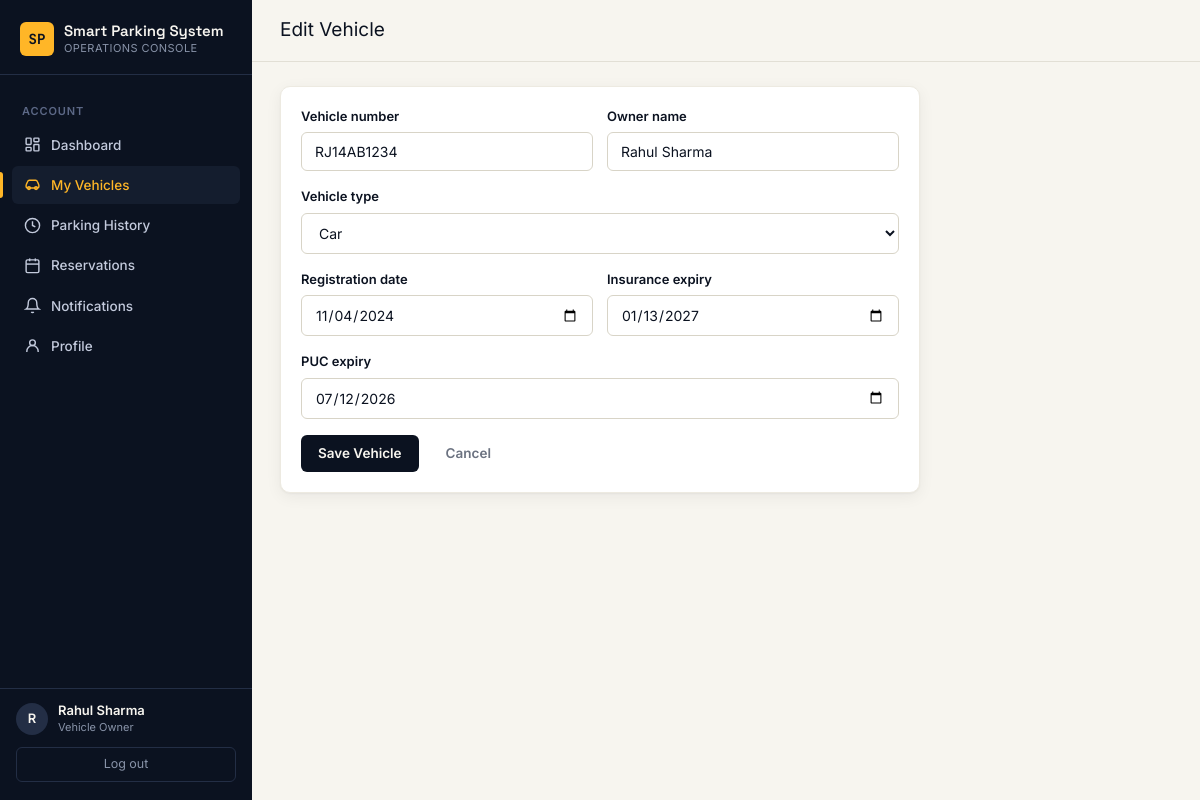
The page /user/vehicles/1/edit (signed in) on the database its author committed.
### models/user.py (models this page shows, shortened)
class User(UserMixin, db.Model):
    __tablename__ = "users"
    id = db.Column(db.Integer, primary_key=True)
    full_name = db.Column(db.String(120), nullable=False)
    email = db.Column(db.String(150), unique=True, nullable=False, index=True)
    phone = db.Column(db.String(20), nullable=True)
    password_hash = db.Column(db.String(255), nullable=False)
    role = db.Column(db.String(20), nullable=False, default="user")  # 'admin' | 'user'
    is_active_account = db.Column(db.Boolean, default=True)
    created_at = db.Column(db.DateTime, default=datetime.utcnow)
    vehicles = db.relationship(
        "Vehicle", backref="owner", lazy=True, cascade="all, delete-orphan"
    )
    notifications = db.relationship(
        "Notification", backref="user", lazy=True, cascade="all, delete-orphan"
    )
    reservations = db.relationship(
        "Reservation", backref="user", lazy=True, cascade="all, delete-orphan"
    )
    @property
    def is_admin(self) -> bool:
        return self.role == "admin"

### models/vehicle.py (models this page shows, shortened)
class Vehicle(db.Model):
    __tablename__ = "vehicles"
    id = db.Column(db.Integer, primary_key=True)
    vehicle_number = db.Column(db.String(20), unique=True, nullable=False, index=True)
    owner_name = db.Column(db.String(120), nullable=False)
    vehicle_type = db.Column(db.String(30), nullable=False, default="Car")  # Car, Bike, Truck, Bus
    registration_date = db.Column(db.Date, nullable=False, default=date.today)
    insurance_expiry = db.Column(db.Date, nullable=False)
    puc_expiry = db.Column(db.Date, nullable=False)
    wallet_balance = db.Column(db.Float, nullable=False, default=500.0)
    user_id = db.Column(db.Integer, db.ForeignKey("users.id"), nullable=False)
    created_at = db.Column(db.DateTime, default=datetime.utcnow)
    parking_sessions = db.relationship(
        "ParkingSession", backref="vehicle", lazy=True, cascade="all, delete-orphan"
    )
    transactions = db.relationship(
        "Transaction", backref="vehicle", lazy=True, cascade="all, delete-orphan"
    )
    reservations = db.relationship(
        "Reservation", backref="vehicle", lazy=True, cascade="all, delete-orphan"
    )
    compliance_logs = db.relationship(
        "ComplianceLog", backref="vehicle", lazy=True, cascade="all, delete-orphan"
    )

### routes/user.py (the view, shortened to what this page needs)
@user_bp.route("/vehicles/<int:vehicle_id>/edit", methods=["GET", "POST"])
@login_required
def edit_vehicle(vehicle_id):
    vehicle = Vehicle.query.filter_by(id=vehicle_id, user_id=current_user.id).first_or_404()
    if request.method == "GET":
        form = VehicleForm(
            vehicle_number=vehicle.vehicle_number,
            owner_name=vehicle.owner_name,
            vehicle_type=vehicle.vehicle_type,
            registration_date=vehicle.registration_date,
            insurance_expiry=vehicle.insurance_expiry,
            puc_expiry=vehicle.puc_expiry,
        )
    else:
        form = VehicleForm()
    return render_template("user/vehicle_form.html", form=form, mode="edit", vehicle=vehicle)

### forms.py
class VehicleForm(FlaskForm):
    vehicle_number = StringField(
        "Vehicle Number",
        validators=[
            DataRequired(),
            Length(min=4, max=20),
            Regexp(r"^[A-Za-z0-9]+$", message="Use letters and numbers only, no spaces."),
        ],
    )
    owner_name = StringField("Owner Name", validators=[DataRequired(), Length(max=120)])
    vehicle_type = SelectField(
        "Vehicle Type",
        choices=[("Car", "Car"), ("Bike", "Bike"), ("Truck", "Truck"), ("Bus", "Bus")],
        validators=[DataRequired()],
    )
    registration_date = DateField("Registration Date", validators=[DataRequired()], default=date.today)
    insurance_expiry = DateField("Insurance Expiry", validators=[DataRequired()])
    puc_expiry = DateField("PUC Expiry", validators=[DataRequired()])
    submit = SubmitField("Save Vehicle")

### templates/user/vehicle_form.html (shortened to what this page needs)
{% extends "base.html" %}
{% block page_title %}{{ 'Edit Vehicle' if mode == 'edit' else 'Register Vehicle' }}{% endblock %}
{% block content %}
<div class="card card-pad" style="max-width:640px;">
  <form method="POST" novalidate>
    <div class="form-row">
      <div class="form-group">
        <label class="form-label" for="{{ form.vehicle_number.id }}">Vehicle number</label>
        {{ form.vehicle_number(class="form-control mono", placeholder="RJ14AB1234") }}
      </div>
      <div class="form-group">
        <label class="form-label" for="{{ form.owner_name.id }}">Owner name</label>
        {{ form.owner_name(class="form-control") }}
      </div>
    </div>
    <div class="form-group">
      <label class="form-label" for="{{ form.vehicle_type.id }}">Vehicle type</label>
      {{ form.vehicle_type(class="form-control") }}
    </div>
    <div class="form-row">
      <div class="form-group">
        <label class="form-label" for="{{ form.registration_date.id }}">Registration date</label>
        {{ form.registration_date(class="form-control") }}
      </div>
      <div class="form-group">
        <label class="form-label" for="{{ form.insurance_expiry.id }}">Insurance expiry</label>
        {{ form.insurance_expiry(class="form-control") }}
      </div>
    </div>
    <div class="form-group">
      <label class="form-label" for="{{ form.puc_expiry.id }}">PUC expiry</label>
      {{ form.puc_expiry(class="form-control") }}
    </div>
    <div class="flex-gap mt-16">
      {{ form.submit(class="btn btn-primary") }}
      <a href="{{ url_for('user.my_vehicles') }}" class="btn btn-ghost">Cancel</a>
    </div>
  </form>
</div>
{% endblock %}

### templates/base.html (shortened to what this page needs)
<!DOCTYPE html>
<html lang="en">
<head>
  <link rel="stylesheet" href="{{ url_for('static', filename='css/style.css') }}">
</head>
<body>
  <div class="app-shell">
    <aside class="sidebar">
      <div class="sidebar-brand">
        <div class="brand-mark">SP</div>
        <div class="brand-text">{{ app_name }}<small>Operations Console</small></div>
      </div>
      <nav class="sidebar-nav">
        {% if current_user.is_authenticated and current_user.is_admin %}
          <div class="nav-section-label">Overview</div>
          <a href="{{ url_for('admin.dashboard') }}" class="nav-link {{ 'active' if request.endpoint == 'admin.dashboard' }}">
            <svg viewBox="0 0 24 24" fill="none" stroke="currentColor" stroke-width="2"><rect x="3" y="3" width="7" height="9" rx="1"/><rect x="14" y="3" width="7" height="5" rx="1"/><rect x="14" y="12" width="7" height="9" rx="1"/><rect x="3" y="16" width="7" height="5" rx="1"/></svg>
            Dashboard
          </a>
          <div class="nav-section-label">Operations</div>
          <a href="{{ url_for('ocr.upload') }}" class="nav-link {{ 'active' if request.endpoint == 'ocr.upload' }}">
            <svg viewBox="0 0 24 24" fill="none" stroke="currentColor" stroke-width="2"><path d="M23 19a2 2 0 0 1-2 2H3a2 2 0 0 1-2-2V8a2 2 0 0 1 2-2h4l2-3h6l2 3h4a2 2 0 0 1 2 2z"/><circle cx="12" cy="13" r="4"/></svg>
            Plate Recognition
          </a>
          <a href="{{ url_for('ocr.manual_entry') }}" class="nav-link {{ 'active' if request.endpoint == 'ocr.manual_entry' }}">
            <svg viewBox="0 0 24 24" fill="none" stroke="currentColor" stroke-width="2"><line x1="12" y1="5" x2="12" y2="19"/><line x1="5" y1="12" x2="19" y2="12"/></svg>
            Manual Entry
          </a>
          <a href="{{ url_for('ocr.manual_exit') }}" class="nav-link {{ 'active' if request.endpoint == 'ocr.manual_exit' }}">
            <svg viewBox="0 0 24 24" fill="none" stroke="currentColor" stroke-width="2"><path d="M9 21H5a2 2 0 0 1-2-2V5a2 2 0 0 1 2-2h4"/><polyline points="16 17 21 12 16 7"/><line x1="21" y1="12" x2="9" y2="12"/></svg>
            Manual Exit
          </a>
          <a href="{{ url_for('admin.manage_slots') }}" class="nav-link {{ 'active' if request.endpoint == 'admin.manage_slots' }}">
            <svg viewBox="0 0 24 24" fill="none" stroke="currentColor" stroke-width="2"><rect x="3" y="3" width="18" height="18" rx="2"/><line x1="9" y1="3" x2="9" y2="21"/><line x1="15" y1="3" x2="15" y2="21"/></svg>
            Parking Slots
          </a>
          <div class="nav-section-label">Records</div>
          <a href="{{ url_for('admin.manage_vehicles') }}" class="nav-link {{ 'active' if request.endpoint in ['admin.manage_vehicles','admin.vehicle_detail','admin.edit_vehicle'] }}">
            <svg viewBox="0 0 24 24" fill="none" stroke="currentColor" stroke-width="2"><path d="M5 17h14M5 17a2 2 0 0 1-2-2v-2a2 2 0 0 1 .4-1.2L5 8a3 3 0 0 1 3-2h8a3 3 0 0 1 3 2l1.6 3.8A2 2 0 0 1 21 13v2a2 2 0 0 1-2 2"/><circle cx="7" cy="17" r="2"/><circle cx="17" cy="17" r="2"/></svg>
            Vehicles
          </a>
          <a href="{{ url_for('admin.view_transactions') }}" class="nav-link {{ 'active' if request.endpoint == 'admin.view_transactions' }}">
            <svg viewBox="0 0 24 24" fill="none" stroke="currentColor" stroke-width="2"><line x1="12" y1="1" x2="12" y2="23"/><path d="M17 5H9.5a3.5 3.5 0 0 0 0 7h5a3.5 3.5 0 0 1 0 7H6"/></svg>
            Transactions
          </a>
          <a href="{{ url_for('admin.compliance_violations') }}" class="nav-link {{ 'active' if request.endpoint == 'admin.compliance_violations' }}">
            <svg viewBox="0 0 24 24" fill="none" stroke="currentColor" stroke-width="2"><path d="M10.29 3.86L1.82 18a2 2 0 0 0 1.71 3h16.94a2 2 0 0 0 1.71-3L13.71 3.86a2 2 0 0 0-3.42 0z"/><line x1="12" y1="9" x2="12" y2="13"/><line x1="12" y1="17" x2="12.01" y2="17"/></svg>
            Compliance
          </a>
          <a href="{{ url_for('admin.manage_users') }}" class="nav-link {{ 'active' if request.endpoint == 'admin.manage_users' }}">
            <svg viewBox="0 0 24 24" fill="none" stroke="currentColor" stroke-width="2"><path d="M17 21v-2a4 4 0 0 0-4-4H5a4 4 0 0 0-4 4v2"/><circle cx="9" cy="7" r="4"/><path d="M23 21v-2a4 4 0 0 0-3-3.87"/><path d="M16 3.13a4 4 0 0 1 0 7.75"/></svg>
            Users
          </a>
          <div class="nav-section-label">Insights</div>
          <a href="{{ url_for('admin.reports_home') }}" class="nav-link {{ 'active' if request.endpoint and request.endpoint.startswith('admin.reports') or request.endpoint == 'admin.generate_report' }}">
            <svg viewBox="0 0 24 24" fill="none" stroke="currentColor" stroke-width="2"><path d="M14 2H6a2 2 0 0 0-2 2v16a2 2 0 0 0 2 2h12a2 2 0 0 0 2-2V8z"/><polyline points="14 2 14 8 20 8"/><line x1="16" y1="13" x2="8" y2="13"/><line x1="16" y1="17" x2="8" y2="17"/></svg>
            Reports
          </a>
        {% elif current_user.is_authenticated %}
          <div class="nav-section-label">Account</div>
          <a href="{{ url_for('user.dashboard') }}" class="nav-link {{ 'active' if request.endpoint == 'user.dashboard' }}">
            <svg viewBox="0 0 24 24" fill="none" stroke="currentColor" stroke-width="2"><rect x="3" y="3" width="7" height="9" rx="1"/><rect x="14" y="3" width="7" height="5" rx="1"/><rect x="14" y="12" width="7" height="9" rx="1"/><rect x="3" y="16" width="7" height="5" rx="1"/></svg>
            Dashboard
          </a>
          <a href="{{ url_for('user.my_vehicles') }}" class="nav-link {{ 'active' if request.endpoint in ['user.my_vehicles','user.vehicle_detail','user.add_vehicle','user.edit_vehicle'] }}">
            <svg viewBox="0 0 24 24" fill="none" stroke="currentColor" stroke-width="2"><path d="M5 17h14M5 17a2 2 0 0 1-2-2v-2a2 2 0 0 1 .4-1.2L5 8a3 3 0 0 1 3-2h8a3 3 0 0 1 3 2l1.6 3.8A2 2 0 0 1 21 13v2a2 2 0 0 1-2 2"/><circle cx="7" cy="17" r="2"/><circle cx="17" cy="17" r="2"/></svg>
            My Vehicles
          </a>
          <a href="{{ url_for('user.parking_history') }}" class="nav-link {{ 'active' if request.endpoint == 'user.parking_history' }}">
            <svg viewBox="0 0 24 24" fill="none" stroke="currentColor" stroke-width="2"><circle cx="12" cy="12" r="10"/><polyline points="12 6 12 12 16 14"/></svg>
            Parking History
          </a>
          <a href="{{ url_for('user.reservations') }}" class="nav-link {{ 'active' if request.endpoint == 'user.reservations' }}">
            <svg viewBox="0 0 24 24" fill="none" stroke="currentColor" stroke-width="2"><rect x="3" y="4" width="18" height="18" rx="2"/><line x1="16" y1="2" x2="16" y2="6"/><line x1="8" y1="2" x2="8" y2="6"/><line x1="3" y1="10" x2="21" y2="10"/></svg>
            Reservations
          </a>
          <a href="{{ url_for('user.notifications') }}" class="nav-link {{ 'active' if request.endpoint == 'user.notifications' }}">
            <svg viewBox="0 0 24 24" fill="none" stroke="currentColor" stroke-width="2"><path d="M18 8A6 6 0 0 0 6 8c0 7-3 9-3 9h18s-3-2-3-9"/><path d="M13.73 21a2 2 0 0 1-3.46 0"/></svg>
            Notifications
          </a>
          <a href="{{ url_for('user.profile') }}" class="nav-link {{ 'active' if request.endpoint == 'user.profile' }}">
            <svg viewBox="0 0 24 24" fill="none" stroke="currentColor" stroke-width="2"><circle cx="12" cy="8" r="4"/><path d="M4 21v-1a8 8 0 0 1 16 0v1"/></svg>
            Profile
          </a>
        {% endif %}
      </nav>
      {% if current_user.is_authenticated %}
      <div class="sidebar-foot">
        <div class="sidebar-user">
          <div class="sidebar-user-avatar">{{ current_user.full_name[0]|upper }}</div>
          <div>
            <div class="sidebar-user-name">{{ current_user.full_name }}</div>
            <div class="sidebar-user-role">{{ 'Administrator' if current_user.is_admin else 'Vehicle Owner' }}</div>
          </div>
        </div>
        <a href="{{ url_for('auth.logout') }}" class="sidebar-logout">Log out</a>
      </div>
      {% endif %}
    </aside>
    <div class="main">
      <header class="topbar">
        <div class="flex-gap">
          <div>
            <div class="topbar-title">{% block page_title %}{% endblock %}</div>
          </div>
        </div>
      </header>
      <main class="content">
        {% block content %}{% endblock %}
      </main>
    </div>
  </div>
</body>
</html>

### rows shown on the page
User: full_name "R", full_name "Rahul Sharma", role "Vehicle Owner"
Vehicle: vehicle_number "RJ14AB1234", owner_name "Rahul Sharma", vehicle_type "Car", registration_date "11/04/2024", insurance_expiry "01/13/2027", puc_expiry "07/12/2026"

### other values the page prints
{{ app_name }} "Smart Parking System"
{{ 'Edit Vehicle' if mode == 'edit' else 'Register Vehicle' }} "Edit Vehicle"
